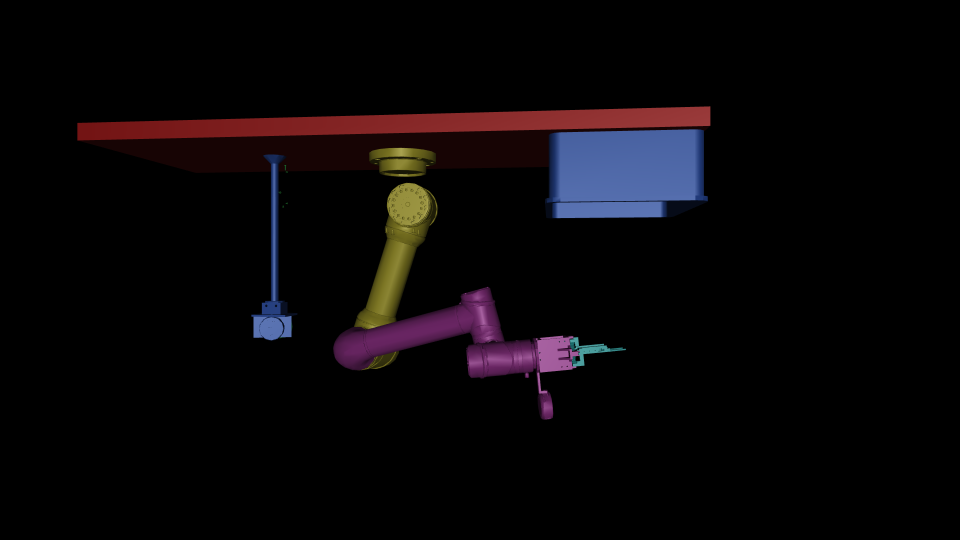
#> input picture arm_banded_front.png, 1920 x 1080 px, given in place of brn1.png, which was not available (shown at 1/2 size)
$ python build_environment.py ../arm_banded_front.png
#> lines starting #> are read from the running program, lines starting #| are printed output that depends on the picture; pictures that were not available may be replaced by others from this repository, and a replacement may not be noted
"""生成番茄温室环境并注入整机模型 tomato_picker.xml (幂等, 可反复重跑)。

内容:
  1. 植株: aoc_tomato_farm 的 vine 随机变体 (asset_extract/out/variants/vN), 每侧 5 株,
     行距 1.6m (y=+-0.8), 株距 0.9m —— 论文 §2 种植参数。
     - assimp DAE->OBJ, 按 usemtl 材质拆分 (vine/leaf/blossom/red/org/grn)
     - 果串: 用 markers.json 的 FRUIT 标记 (truss_id + ripeness) 把果面三角形聚类成串
     - 两段式物理: truss body (freejoint, 果面视觉 + 2 球碰撞 + 人工果柄)
       <weld> 挂在植株上 (active) + <weld> 挂在夹爪 base_link (active=false, 供剪切后搬运)
     - cut_p{p}_t{k} site = 果柄剪切点 (感知定位真值 + 采摘目标)。
       规则 v2 (2026-10-12): 以"簇顶挂结点"为锚 (真实果柄从簇顶接出), 沿其主茎
       投影方向停在果簇网格之外 (到果面净距 >=1cm, 离主茎表面 >=2cm); 顶果贴茎
       的串退回旧 55% 规则 (资产受限例外, 见 model_notes)
     - 主茎碰撞圆柱 + 吊蔓线 (纯视觉)
  2. 轨道: CAD 原件 part_110/149 (906mm Ø40 沿 x) 平铺拉长, 圆柱碰撞
  3. 关键帧 home/lift_high 的 qpos 扩写 (追加果串 freejoint 状态)

用法: python3 tools/build_environment.py [--flat-colors]
  --flat-colors: 材质不带纹理 (UV 异常时的退路)
"""
import json, os, re, shutil, struct, subprocess, sys
import numpy as np
from scipy.spatial import cKDTree

sys.path.insert(0, '/data/robot_assembly/tools')
from geomlib import load_stl

XML = '/data/robot_assembly/model/tomato_picker.xml'
OUT_DIR = '/data/robot_assembly/meshes/env'
TEX_DIR = f'{OUT_DIR}/tex'
PLANT_DIR = f'{OUT_DIR}/plants'
FARM = '/home/lcw/aoc_tomato_farm'
CAD_MESH = '/data/robot_model_urdf/local_mukr9r1p_iz75v8_urdf_stl/meshes'
TEX_SRC = f'{FARM}/asset_extract/out'

VARIANTS = [f'v{i}' for i in range(10)]          # 10 株 = 每侧 5 株
X_POS = [-1.8, -0.9, 0.0, 0.9, 1.8]              # 株距 0.9 m
ROW_Y = [0.8, -0.8]                              # 行距 1.6 m
FRUIT_R = 0.014
STEM_R = 0.022                   # 主茎碰撞胶囊半径 (藤轴拟合)
CUT_FRUIT_CLEAR = 0.010          # 剪切停点到果面网格净距目标 (扫描)
CUT_STEM_CLEAR = 0.020           # 剪切停点离主茎表面下限 (硬约束)
TRUSS_MASS = 0.30                                # 串重 (论文 250~500g 取中)
PIPE_STL = [('pipe_a', 'part_110'), ('pipe_b', 'part_149')]
PIPE_Y = [0.323, -0.342]                         # 驱动轮接地点世界 y
PIPE_LEN, PIPE_N = 0.906, 9
RIP_TEX = {'red': 'frt2', 'orange': 'frt1', 'green': 'frt4'}
RIP_RGBA = {'red': '0.75 0.09 0.05 1', 'orange': '0.92 0.45 0.10 1',
            'green': '0.35 0.60 0.15 1'}
FLAT = '--flat-colors' in sys.argv

os.makedirs(TEX_DIR, exist_ok=True)
os.makedirs(PLANT_DIR, exist_ok=True)
for t in ['frt1', 'frt2', 'frt4', 'brn1', 'lef1', 'blo1']:
    shutil.copy(f'{TEX_SRC}/{t}.png', TEX_DIR)

# ---------------------------------------------------------------- OBJ 工具
def parse_obj(path):
    vs, vts, mats, cur = [], [], {}, 'default'
    for ln in open(path):
        if ln.startswith('v '):
            vs.append([float(x) for x in ln.split()[1:4]])
        elif ln.startswith('vt '):
            vts.append([float(x) for x in ln.split()[1:3]])
        elif ln.startswith('usemtl '):
            cur = ln.split()[1]
        elif ln.startswith('f '):
            mats.setdefault(cur, []).append(
                [tuple(int(q) if q else 0 for q in tok.split('/')) for tok in ln.split()[1:]])
    return np.array(vs), np.array(vts), mats

# [18 lines left out: function emit_obj, not called in this run]

def face_verts_idx(faces):
    return np.array([[tok[0] for tok in f] for f in faces]) - 1

def face_centroids(vs, faces):
    return vs[face_verts_idx(faces)].mean(1)

# [148 lines left out: functions quat_z_to, fit_cane, pick_cut, pick_stalk, not called in this run]


# ---------------------------------------------------------------- 单株处理
def prep_variant(vname, px, py):
    vdir = f'{FARM}/asset_extract/out/variants/{vname}'
    os.makedirs('/tmp/mjobj', exist_ok=True)
    obj = f'/tmp/mjobj/{vname}.obj'
    subprocess.run(['assimp', 'export', f'{vdir}/tomato_vine_repo_{vname}.dae', obj],
                   check=True, capture_output=True)
    vs, vts, mats = parse_obj(obj)
    markers = json.load(open(f'{vdir}/markers.json'))
    trusses = {}
    for mk in markers:
        trusses.setdefault(mk['truss_id'], []).append(mk)
    for k in trusses:                       # 先存原始 dae 系 marker, 坐标映射后再算质心
        ms = trusses[k]
        trusses[k] = {'raw': np.array([m['translation'] for m in ms]),
                      'rip': ms[0]['ripeness']}
    # 坐标映射自动判定 (dae Z-up vs assimp 导出的轴序): marker 与果面顶点最近邻
    fruit_mats = [m for m in mats if m in RIP_TEX or m in ('red', 'org', 'grn')]
    fv = np.concatenate([vs[face_verts_idx(mats[m])].reshape(-1, 3) for m in fruit_mats])[::37]
    allmk = np.array([m['translation'] for m in markers])
    cand = {'xyz': lambda p: p,
            'xzy': lambda p: np.array([p[0], p[2], p[1]]),
            'x-z_y': lambda p: np.array([p[0], p[2], -p[1]]),
            'x_y-z': lambda p: np.array([p[0], -p[1], p[2]])}
    best_name, best_d = None, 1e9
    for nm, fn in cand.items():
        q = np.array([fn(p) for p in allmk])
        d = np.min(np.linalg.norm(fv[None, :] - q[:, None], axis=2), axis=1).mean()
        if d < best_d:
            best_name, best_d = nm, d
    print(f'{vname}: 坐标映射 {best_name}, marker 偏差 {best_d*1000:.1f} mm')
    # 顶点保持 OBJ 系 (Y-up) 不动; marker 映射到 OBJ 系参与聚类/主茎拟合。
    # 植株 body 用 quat 把 OBJ 系转到世界系: world = R @ obj, R = 绕x +90° -> (x, -z, y)
    for k in trusses:
        P = np.array([cand[best_name](p) for p in trusses[k]['raw']])
        trusses[k]['markers'] = P
        trusses[k]['centroid'] = P.mean(0)
        trusses[k]['radius'] = np.linalg.norm(P - P.mean(0), axis=1).max() + FRUIT_R

    # 果面 -> 最近果串
    flist, ftag = [], []
    for m in fruit_mats:
        flist += mats[m]
        ftag += [m] * len(mats[m])
    fcent = face_centroids(vs, flist)
    ctd = np.array([trusses[k]['centroid'] for k in sorted(trusses)])
    tr_of_face = np.argmin(np.linalg.norm(fcent[:, None] - ctd[None], axis=2), axis=1)

    # 主茎轴 (vine 材质 PCA, 3x3 协方差特征分解)
    vv = vs[face_verts_idx(mats['vine'])].reshape(-1, 3)
    c0 = vv.mean(0)
    w = np.linalg.eigh((vv - c0).T @ (vv - c0))[1][:, -1]
    s = (vv - c0) @ w
    axis_a, axis_b = c0 + w * np.percentile(s, 1), c0 + w * np.percentile(s, 99)

    out = {'geoms': [], 'trusses': [], 'axis': (axis_a, axis_b)}
    for mname in ['vine', 'leaf', 'blossom']:
        if mname not in mats:
            continue
        emit_obj(f'{PLANT_DIR}/{vname}_{mname}.obj', vs, vts, mats[mname])
        out['geoms'].append((f'{vname}_{mname}', mname))
    # 真实藤轴 (世界系; 上面 vine obj 已落盘): 剪切点 v2 规则用它做"离主茎"约束
    _pr = json.load(open(f'{vdir}/params.json'))
    cane = fit_cane(vname, px, py, _pr['theta_deg'])
    if cane is None:
        print(f'  {vname}: 藤轴拟合失败, 剪切点退回 55% 规则')
    out['cane'] = cane
    # 簇内穗轴迁移 (方案 B 修正版 2) 上下文: 主干屏蔽掩码 (面的质心离藤轴表面
    # <6mm 不收 —— 贴茎例外族自然少迁/不迁, 主干永不被搬走)
    vine_faces = mats.get('vine', [])
    vine_sel_all = set()
    cane_blocked = None
    if vine_faces and cane is not None:
        vc = face_centroids(vs, vine_faces)
        base, dirv, z_top = cane
        top_w = base + dirv * (z_top / dirv[2])
        a_o = np.array([base[0] - px, base[2], py - base[1]])
        b_o = np.array([top_w[0] - px, top_w[2], py - top_w[1]])
        ab = b_o - a_o
        tt = np.clip((vc - a_o) @ ab / (ab @ ab), 0, 1)
        d_cane = np.linalg.norm(vc - (a_o + np.outer(tt, ab)), axis=1)
        cane_blocked = d_cane < STEM_R + 0.006
        # 面的最近顶点到藤轴距离 (主干面是长三角形, 质心会偏大)
        Vv = vs[face_verts_idx(vine_faces)]
        relV = Vv - a_o
        ttV = np.clip(relV @ ab / (ab @ ab), 0, 1)
        dV = np.linalg.norm(relV - ttV[..., None] * ab, axis=2)
        d_cane_face = dV.min(axis=1)
    else:
        d_cane_face = None
        a_o = b_o = None
    for ki, k in enumerate(sorted(trusses)):
        t = trusses[k]
        sel = tr_of_face == ki
        faces = [f for f, s2 in zip(flist, sel) if s2]
        ab = axis_b - axis_a
        ctr = t['centroid']
        tt = np.clip(np.dot(ctr - axis_a, ab) / np.dot(ab, ab), 0, 1)
        attach = axis_a + tt * ab
        dirc = ctr - attach
        dist = max(np.linalg.norm(dirc), 1e-9)
        dirc /= dist
        cut_legacy = attach + dirc * max(dist * 0.55, 0.03)   # 旧规则: 55% (贴茎例外族兜底)
        cut, cut_mode, cut_clear = pick_cut(t['markers'], faces, vs, cane,
                                            px, py, cut_legacy)   # v2: 簇顶锚点
        if os.environ.get('CUTDBG'):
            print('  [cutdbg] %s_t%d: mode=%s clear=%s' % (
                vname, k, cut_mode,
                'nan' if cut_clear != cut_clear else '%.4f' % cut_clear))
        # 簇内穗轴面选取 (方案 B 修正版 2, 2026-10-17 用户反馈): 硬空间门按面的
        # **全部顶点**判 —— 顶点到簇心距离全部 < 簇半径+2cm 才收。
        # 教训链: 首版泛洪无空间门, 沿侧枝把整段枝条搬进筐; 二版按"质心"设门,
        # 被细长连接三角形泄漏 (两顶点在簇内、一顶点在 1.2m 外主干上, 质心仍能
        # 过门) —— 横在筐上的长杆即此。顶点门下穗轴/果蒂全收, 侧枝/主干/长三角
        # 形全排除; 也无需邻接图泛洪 (vine 顶点按面复制, 索引邻接本就为空)。
        n_rachis = 0
        rmax_val = None
        n_stalk = 0
        stalk_len = None
        if cane_blocked is not None:
            # 1) 真实果柄枝先选 (2026-10-17, 用户确认): 从 cut 沿 vine 面空间图
            # 走到主茎表面; 果簇侧屏蔽 (防路径钻进果堆)。先选它, 是因为穗轴门
            # (簇半径+2cm) 会先把簇顶附近的果柄枝条收走。
            cluster_side = ((vc - cut) @ (ctr - cut) > 0) & (
                np.linalg.norm(vc - ctr, axis=1) < t['radius'] + 0.02)
            # legacy55 的 cut 在果簇内部, 种子取"簇顶果实上方 5cm", 沿枝条向上生长
            start_pt = cut
            if cut_mode == 'legacy55':
                start_pt = np.array(t['markers'][np.argmax(t['markers'][:, 1])]) + np.array([0, 0.05, 0])
            if os.environ.get('STALKDBG'):
                print('    [stalkdbg] %s_t%d' % (vname, k))
            res = pick_stalk(vc, start_pt, STEM_R, vine_sel_all,
                             cluster_side, d_cane_face)
            if res is not None:
                tube, path_len = res
                tube = {i for i in tube if i not in vine_sel_all}
                if tube:
                    vine_sel_all.update(tube)
                    emit_obj(f'{PLANT_DIR}/{vname}_stalk_{k}.obj', vs, vts,
                             [vine_faces[i] for i in tube])
                    n_stalk = len(tube)
                    stalk_len = round(path_len, 3)
            # 2) 簇内穗轴面选取 (方案 B 修正版 2, 2026-10-17 用户反馈): 硬空间门按
            # 面的**全部顶点**判 —— 顶点到簇心距离全部 < 簇半径+2cm 才收。
            # 教训链: 首版泛洪无空间门, 沿侧枝把整段枝条搬进筐; 二版按"质心"设门,
            # 被细长连接三角形泄漏 (两顶点在簇内、一顶点在 1.2m 外主干上, 质心仍能
            # 过门) —— 横在筐上的长杆即此。顶点门下穗轴/果蒂全收, 侧枝/主干/长三角
            # 形全排除; 也无需邻接图泛洪 (vine 顶点按面复制, 索引邻接本就为空)。
            R_cl = t['radius']
            Vd = np.linalg.norm(vs[face_verts_idx(vine_faces)] - ctr, axis=2)
            vmax = Vd.max(axis=1)                       # 面的最远顶点到簇心
            sel = np.where((vmax < R_cl + 0.02) & ~cane_blocked)[0]
            idx = [int(i) for i in sel if i not in vine_sel_all]
            if idx:
                vine_sel_all.update(idx)
                emit_obj(f'{PLANT_DIR}/{vname}_rachis{k}.obj', vs - cut, vts,
                         [vine_faces[i] for i in idx])
                n_rachis = len(idx)
                rmax_val = round(float(vmax[idx].max()), 3)
        # 果串 body 原点 = 剪切点 (torquescale=0 点抓的枢轴): 网格/球均相对剪切点,
        # 否则 MuJoCo 的"按授权位置补偿"会把渲染/碰撞放到双倍偏移处
        emit_obj(f'{PLANT_DIR}/{vname}_truss{k}.obj', vs - cut, vts, faces)
        # 碰撞: 每颗果实一个真尺寸球 (按 marker), 直径小于指间距, 不会被指笼关住
        # 碰撞球 0.75x 果实尺寸: 减小指/果接触卡滞 (仿真标准: 碰撞体小于视觉体),
        # 真实果实柔性可让位; 全尺寸刚球会把夹爪卡在果簇外
        spheres = [(rel, FRUIT_R * 1.45) for rel in (t['markers'] - cut)]
        out['trusses'].append(dict(k=k, pos=cut, mesh=f'{vname}_truss{k}', rip=t['rip'],
                                   spheres=spheres, cut=cut, attach=attach, dirc=dirc,
                                   ctr_rel=ctr - cut, cut_mode=cut_mode,
                                   cut_clear=cut_clear, rachis=n_rachis,
                                   rachis_rmax=rmax_val, stalk=n_stalk,
                                   stalk_len=stalk_len))
    if vine_sel_all:
        keep = [f for i, f in enumerate(vine_faces) if i not in vine_sel_all]
        emit_obj(f'{PLANT_DIR}/{vname}_vine.obj', vs, vts, keep)
        print(f'  {vname}: 穗轴/果柄面迁出 {len(vine_sel_all)}/{len(vine_faces)} ('
              + ', '.join(f"t{t['k']}:穗轴{t['rachis']}+柄{t['stalk']}面"
                          for t in out['trusses'] if t['rachis'] or t['stalk'])
              + ')')
    return out

# ---------------------------------------------------------------- 材质声明
def mat_block(name, png, rgba):
    if FLAT:
        return [f'    <material name="{name}" rgba="{rgba}"/>']
    return [f'    <texture name="tex_{png}" type="2d" file="meshes/env/tex/{png}.png"/>',
            f'    <material name="{name}" texture="tex_{png}"/>']

assets = []
assets += mat_block('mat_red', 'frt2', RIP_RGBA['red'])
assets += mat_block('mat_orange', 'frt1', RIP_RGBA['orange'])
assets += mat_block('mat_green', 'frt4', RIP_RGBA['green'])
assets += mat_block('mat_vine', 'brn1', '0.36 0.25 0.12 1')
assets += mat_block('mat_leaf', 'lef1', '0.22 0.45 0.15 1')
assets += mat_block('mat_blossom', 'blo1', '0.95 0.85 0.30 1')
# 绿色果柄贴图 (2026-10-17 视觉测试): 由枝干贴图 brn1 调色 —— 贴图比纯色更接近
# 真机果柄; 只用于穗轴/果柄视觉, 不参与碰撞
try:
    from PIL import Image as _Image
    _a = np.asarray(_Image.open(f'{TEX_DIR}/brn1.png').convert('RGB')).astype(np.float32)
    _a[..., 0] *= 0.62
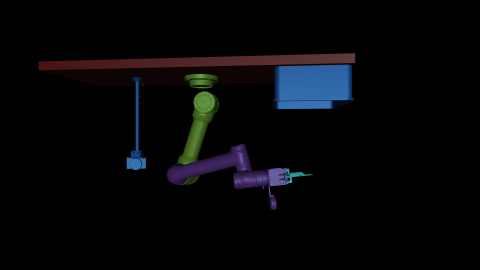
#> _a: shape (1080, 1920, 3) float32 (shown at 1/4 size); mean R, G, B 5.7, 6.1, 8
    _a[..., 1] *= 1.12
    _a[..., 2] *= 0.55
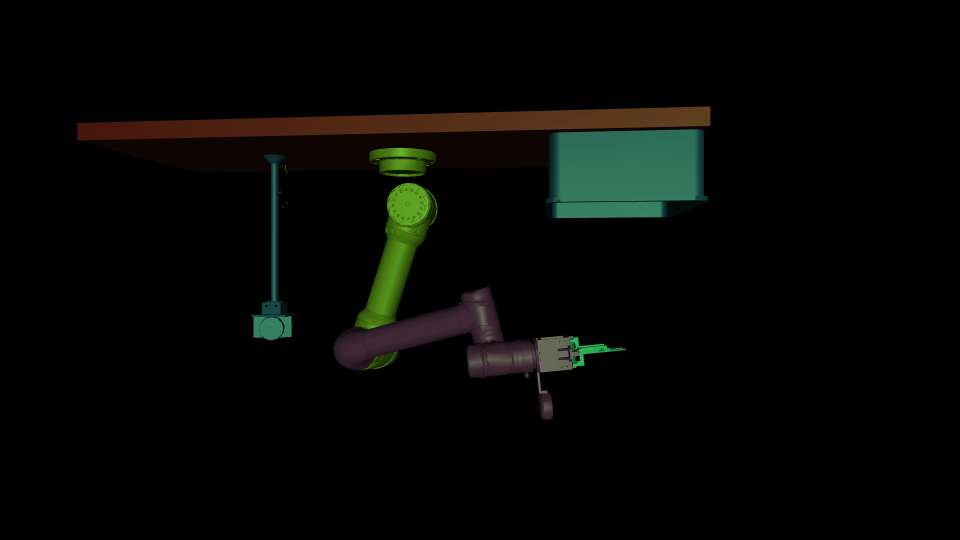
#> _a: shape (1080, 1920, 3) float32 (shown at 1/2 size); mean R, G, B 5.7, 6.8, 4.4
    _Image.fromarray(np.clip(_a, 0, 255).astype(np.uint8)).save(f'{TEX_DIR}/ped1.png')
except Exception as _e:
    print('果柄贴图生成失败, 用纯色:', _e)
assets += mat_block('mat_peduncle', 'ped1', '0.33 0.50 0.16 1')

# ---------------------------------------------------------------- 植株/果串
plant_bodies, truss_bodies, welds, truss_qpos = [], [], [], []
cut_log = []                      # (串名, 规则模式, 到果面净距)
world_extra = []   # 世界级: 藤胶囊 + 吊蔓线
truss_idx = 0
for p, vname in enumerate(VARIANTS):
    px, py = X_POS[p % 5], ROW_Y[p // 5]
#> (the run stopped early here; a loop or call above may not have finished)

$ run again, on arm_banded_iso.png
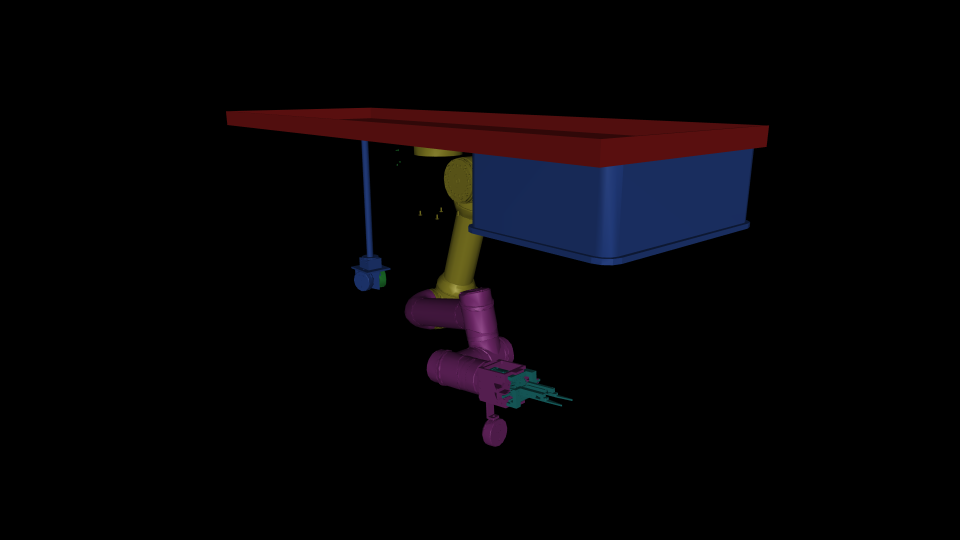
#> input picture arm_banded_iso.png, 1920 x 1080 px, given in place of brn1.png, which was not available (shown at 1/2 size)
#> `_a[..., 0] *= 0.62`:
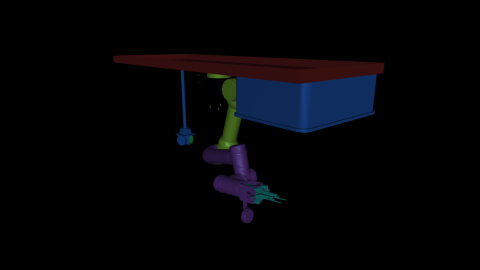
#> _a: shape (1080, 1920, 3) float32 (shown at 1/4 size); mean R, G, B 3.8, 4, 6.7
#> `_a[..., 2] *= 0.55`:
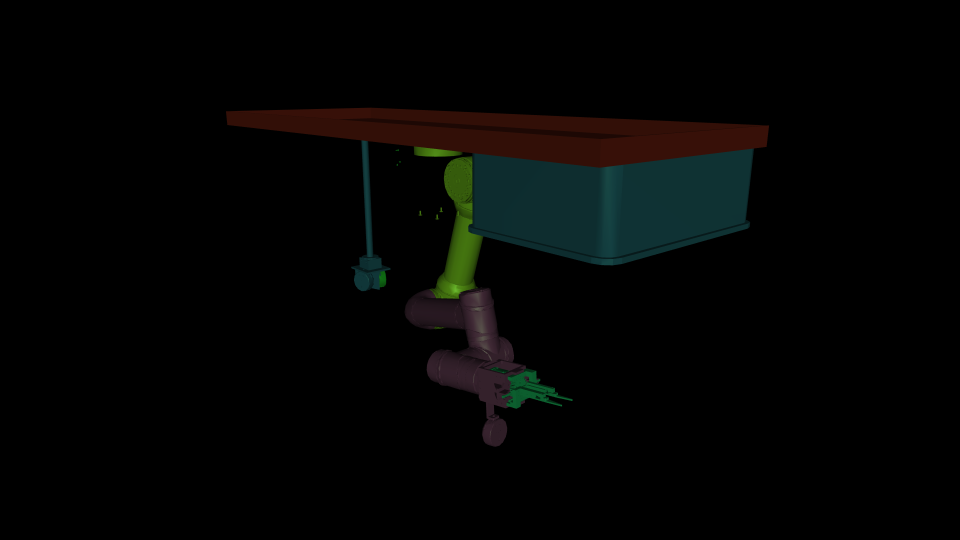
#> _a: shape (1080, 1920, 3) float32 (shown at 1/2 size); mean R, G, B 3.8, 4.5, 3.7

$ run again, on arm_banded_left.png
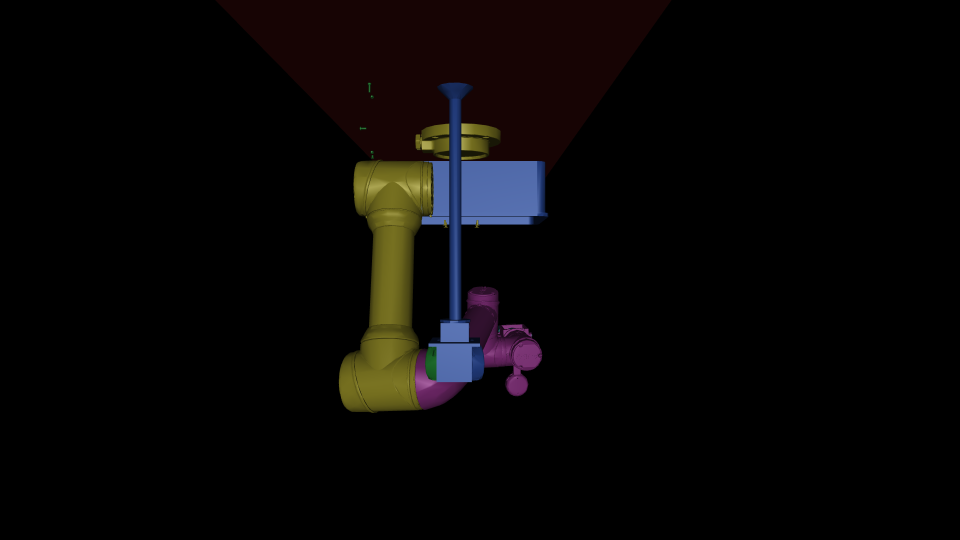
#> input picture arm_banded_left.png, 1920 x 1080 px, given in place of brn1.png, which was not available (shown at 1/2 size)
#> `_a[..., 0] *= 0.62`:
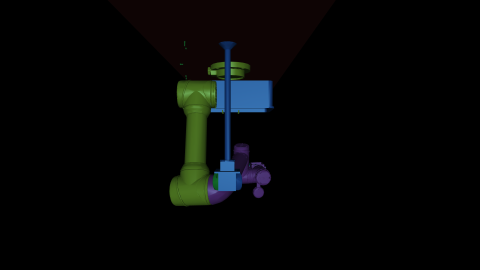
#> _a: shape (1080, 1920, 3) float32 (shown at 1/4 size); mean R, G, B 4.8, 5.9, 5.6
#> `_a[..., 2] *= 0.55`:
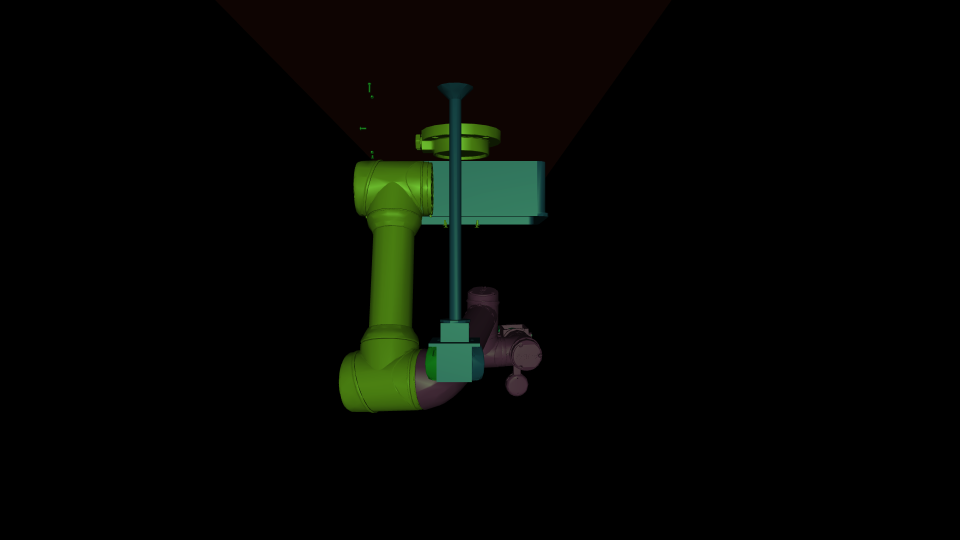
#> _a: shape (1080, 1920, 3) float32 (shown at 1/2 size); mean R, G, B 4.8, 6.7, 3.1
